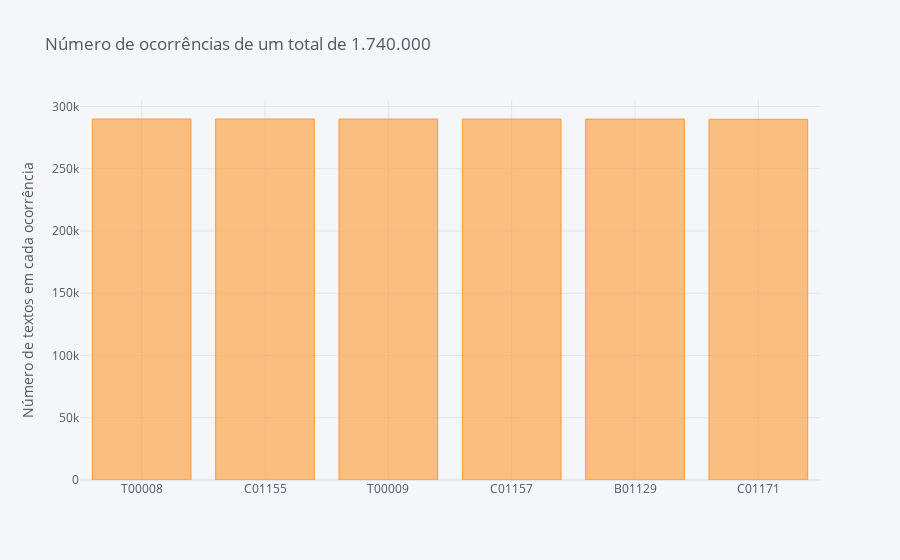

Notebook code for this chart:
### Code cell
df['codigo'].value_counts().sort_values(ascending=False).iplot(kind='bar', yTitle='Número de textos em cada ocorrência', 
                                                                title='Número de ocorrências de um total de 1.740.000')

### Figure 1 — Plotly figure (JSON) as saved in the notebook; plotly's stock layout.template omitted (floating-point values rounded to 4 significant figures)
{"data": [{"marker": {"color": "rgba(255, 153, 51, 0.6)", "line": {"color": "rgba(255, 153, 51, 1.0)", "width": 1}}, "name": "codigo", "orientation": "v", "text": "", "type": "bar", "x": ["T00008", "C01155", "T00009", "C01157", "B01129", "C01171"], "y": [289971, 289938, 289918, 289913, 289903, 289692]}], "layout": {"legend": {"bgcolor": "#F5F6F9", "font": {"color": "#4D5663"}}, "paper_bgcolor": "#F5F6F9", "plot_bgcolor": "#F5F6F9", "title": {"font": {"color": "#4D5663"}, "text": "Número de ocorrências de um total de 1.740.000"}, "xaxis": {"gridcolor": "#E1E5ED", "showgrid": true, "tickfont": {"color": "#4D5663"}, "title": {"font": {"color": "#4D5663"}, "text": ""}, "zerolinecolor": "#E1E5ED"}, "yaxis": {"gridcolor": "#E1E5ED", "showgrid": true, "tickfont": {"color": "#4D5663"}, "title": {"font": {"color": "#4D5663"}, "text": "Número de textos em cada ocorrência"}, "zerolinecolor": "#E1E5ED"}}}
